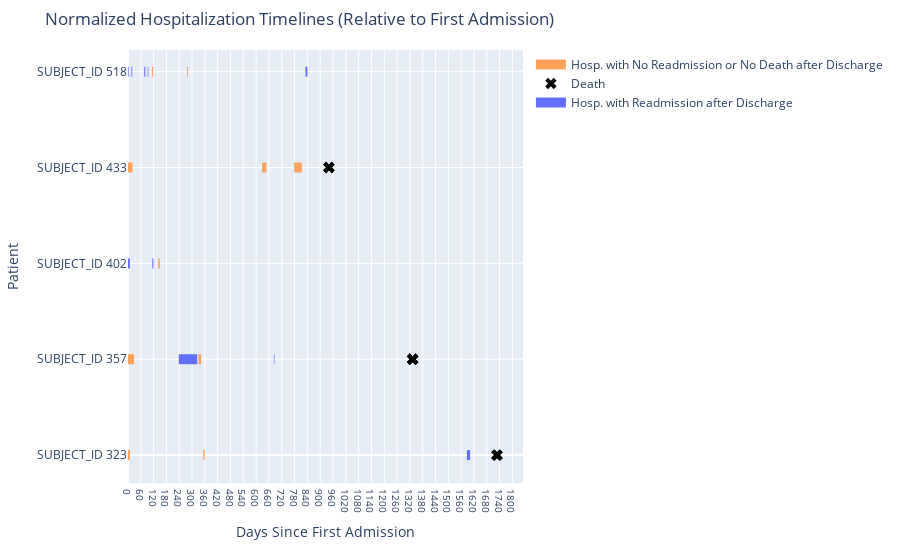

The notebook cell this image was saved under:
### Markdown cell above
### Inspect Patient History

### Code cell
subject_id = 433
plot_patients_hospitalizations(
    all_events_patient_plot_df,
    subject_ids=[323, 357, 402, 433, 518],
    additional_hover_cols=[
        "EVENT_TYPE",
        "DAYS_UNTIL_NEXT_HOSPITALIZATION",
        "TYPES_COMORBIDITIES",
        "ADMISSION_TYPE",
        "TOTAL_HOSPITALIZATIONS",
    ],
    color_map=event_type_color_map,
    color_col="EVENT_TYPE",
)
mask = all_events_df["SUBJECT_ID"] == subject_id
all_events_df[mask]

### Figure 1 — Plotly figure (JSON) as saved in the notebook; plotly's stock layout.template omitted (floating-point values rounded to 4 significant figures)
{"data": [{"hoverinfo": "text", "line": {"color": "#FFA15A", "width": 10}, "mode": "lines", "name": "Hosp. with No Readmission or No Death after Discharge", "showlegend": true, "text": "Patient ID: 323<br>Relative Day: 0 to 9<br>Admit: 2115-05-17 21:06:00<br>Discharge: 2115-05-27 13:30:00<br>EVENT_TYPE: Hosp. with No Readmission or No Death after Discharge<br>DAYS_UNTIL_NEXT_HOSPITALIZATION: 342.40069444444447<br>TYPES_COMORBIDITIES: ['myocardial_infarct', 'other', 'diabetes_with_cc', 'congestive_heart_failure', 'renal_disease']<br>ADMISSION_TYPE: EMERGENCY<br>TOTAL_HOSPITALIZATIONS: 4", "type": "scatter", "x": [0, 9], "y": [0, 0]}, {"hoverinfo": "text", "marker": {"color": "black", "size": 10, "symbol": "x"}, "mode": "markers", "name": "Death", "showlegend": true, "text": "Death: 2120-02-09 00:00:00", "type": "scatter", "x": [1728], "y": [0]}, {"hoverinfo": "text", "line": {"color": "#FFA15A", "width": 10}, "mode": "lines", "name": "Hosp. with No Readmission or No Death after Discharge", "showlegend": false, "text": "Patient ID: 323<br>Relative Day: 352 to 359<br>Admit: 2116-05-03 23:07:00<br>Discharge: 2116-05-11 13:37:00<br>EVENT_TYPE: Hosp. with No Readmission or No Death after Discharge<br>DAYS_UNTIL_NEXT_HOSPITALIZATION: 1228.2895833333334<br>TYPES_COMORBIDITIES: ['other', 'congestive_heart_failure', 'diabetes_with_cc', 'renal_disease']<br>ADMISSION_TYPE: EMERGENCY<br>TOTAL_HOSPITALIZATIONS: 4", "type": "scatter", "x": [352, 359], "y": [0, 0]}, {"hoverinfo": "text", "marker": {"color": "black", "size": 10, "symbol": "x"}, "mode": "markers", "name": "Death", "showlegend": false, "text": "Death: 2120-02-09 00:00:00", "type": "scatter", "x": [1728], "y": [0]}, {"hoverinfo": "text", "line": {"color": "#636EFA", "width": 10}, "mode": "lines", "name": "Hosp. with Readmission after Discharge", "showlegend": true, "text": "Patient ID: 323<br>Relative Day: 1587 to 1602<br>Admit: 2119-09-21 20:34:00<br>Discharge: 2119-10-06 18:50:00<br>EVENT_TYPE: Hosp. with Readmission after Discharge<br>DAYS_UNTIL_NEXT_HOSPITALIZATION: 96.87222222222222<br>TYPES_COMORBIDITIES: ['other', 'congestive_heart_failure', 'diabetes_with_cc', 'peripheral_vascular_disease']<br>ADMISSION_TYPE: EMERGENCY<br>TOTAL_HOSPITALIZATIONS: 4", "type": "scatter", "x": [1587, 1602], "y": [0, 0]}, {"hoverinfo": "text", "marker": {"color": "black", "size": 10, "symbol": "x"}, "mode": "markers", "name": "Death", "showlegend": false, "text": "Death: 2120-02-09 00:00:00", "type": "scatter", "x": [1728], "y": [0]}, {"hoverinfo": "text", "line": {"color": "#FFA15A", "width": 10}, "mode": "lines", "name": "Hosp. with No Readmission or No Death after Discharge", "showlegend": false, "text": "Patient ID: 357<br>Relative Day: 0 to 28<br>Admit: 2197-12-06 07:13:00<br>Discharge: 2198-01-03 14:00:00<br>EVENT_TYPE: Hosp. with No Readmission or No Death after Discharge<br>DAYS_UNTIL_NEXT_HOSPITALIZATION: 210.6173611111111<br>TYPES_COMORBIDITIES: ['other', 'mild_liver_disease', 'congestive_heart_failure', 'diabetes_without_cc', 'severe_liver_disease']<br>ADMISSION_TYPE: EMERGENCY<br>TOTAL_HOSPITALIZATIONS: 5", "type": "scatter", "x": [0, 28], "y": [1, 1]}, {"hoverinfo": "text", "marker": {"color": "black", "size": 10, "symbol": "x"}, "mode": "markers", "name": "Death", "showlegend": false, "text": "Death: 2201-08-02 00:00:00", "type": "scatter", "x": [1333], "y": [1]}, {"hoverinfo": "text", "line": {"color": "#636EFA", "width": 10}, "mode": "lines", "name": "Hosp. with Readmission after Discharge", "showlegend": false, "text": "Patient ID: 357<br>Relative Day: 238 to 324<br>Admit: 2198-08-02 04:49:00<br>Discharge: 2198-10-26 14:55:00<br>EVENT_TYPE: Hosp. with Readmission after Discharge<br>DAYS_UNTIL_NEXT_HOSPITALIZATION: 6.320138888888889<br>TYPES_COMORBIDITIES: ['other', 'malignant_cancer', 'mild_liver_disease', 'diabetes_without_cc', 'severe_liver_disease']<br>ADMISSION_TYPE: EMERGENCY<br>TOTAL_HOSPITALIZATIONS: 5", "type": "scatter", "x": [238, 324], "y": [1, 1]}, {"hoverinfo": "text", "marker": {"color": "black", "size": 10, "symbol": "x"}, "mode": "markers", "name": "Death", "showlegend": false, "text": "Death: 2201-08-02 00:00:00", "type": "scatter", "x": [1333], "y": [1]}, {"hoverinfo": "text", "line": {"color": "#FFA15A", "width": 10}, "mode": "lines", "name": "Hosp. with No Readmission or No Death after Discharge", "showlegend": false, "text": "Patient ID: 357<br>Relative Day: 330 to 343<br>Admit: 2198-11-01 22:36:00<br>Discharge: 2198-11-14 14:20:00<br>EVENT_TYPE: Hosp. with No Readmission or No Death after Discharge<br>DAYS_UNTIL_NEXT_HOSPITALIZATION: 339.90625<br>TYPES_COMORBIDITIES: ['other', 'malignant_cancer', 'mild_liver_disease', 'congestive_heart_failure', 'diabetes_without_cc']<br>ADMISSION_TYPE: EMERGENCY<br>TOTAL_HOSPITALIZATIONS: 5", "type": "scatter", "x": [330, 343], "y": [1, 1]}, {"hoverinfo": "text", "marker": {"color": "black", "size": 10, "symbol": "x"}, "mode": "markers", "name": "Death", "showlegend": false, "text": "Death: 2201-08-02 00:00:00", "type": "scatter", "x": [1333], "y": [1]}, {"hoverinfo": "text", "line": {"color": "#636EFA", "width": 10}, "mode": "lines", "name": "Hosp. with Readmission after Discharge", "showlegend": false, "text": "Patient ID: 357<br>Relative Day: 683 to 686<br>Admit: 2199-10-20 12:05:00<br>Discharge: 2199-10-23 17:30:00<br>EVENT_TYPE: Hosp. with Readmission after Discharge<br>DAYS_UNTIL_NEXT_HOSPITALIZATION: 59.21319444444444<br>TYPES_COMORBIDITIES: ['other', 'malignant_cancer', 'mild_liver_disease', 'congestive_heart_failure', 'diabetes_without_cc']<br>ADMISSION_TYPE: EMERGENCY<br>TOTAL_HOSPITALIZATIONS: 5", "type": "scatter", "x": [683, 686], "y": [1, 1]}, {"hoverinfo": "text", "marker": {"color": "black", "size": 10, "symbol": "x"}, "mode": "markers", "name": "Death", "showlegend": false, "text": "Death: 2201-08-02 00:00:00", "type": "scatter", "x": [1333], "y": [1]}, {"hoverinfo": "text", "line": {"color": "#636EFA", "width": 10}, "mode": "lines", "name": "Hosp. with Readmission after Discharge", "showlegend": false, "text": "Patient ID: 402<br>Relative Day: 0 to 9<br>Admit: 2154-12-31 15:47:00<br>Discharge: 2155-01-10 13:45:00<br>EVENT_TYPE: Hosp. with Readmission after Discharge<br>DAYS_UNTIL_NEXT_HOSPITALIZATION: 104.97708333333333<br>TYPES_COMORBIDITIES: ['other', 'chronic_pulmonary_disease', 'rheumatic_disease', 'congestive_heart_failure', 'diabetes_without_cc']<br>ADMISSION_TYPE: EMERGENCY<br>TOTAL_HOSPITALIZATIONS: 4", "type": "scatter", "x": [0, 9], "y": [2, 2]}, {"hoverinfo": "text", "line": {"color": "#636EFA", "width": 10}, "mode": "lines", "name": "Hosp. with Readmission after Discharge", "showlegend": false, "text": "Patient ID: 402<br>Relative Day: 114 to 119<br>Admit: 2155-04-25 13:12:00<br>Discharge: 2155-04-30 13:25:00<br>EVENT_TYPE: Hosp. with Readmission after Discharge<br>DAYS_UNTIL_NEXT_HOSPITALIZATION: 22.50208333333333<br>TYPES_COMORBIDITIES: ['other', 'chronic_pulmonary_disease', 'rheumatic_disease', 'congestive_heart_failure', 'diabetes_without_cc']<br>ADMISSION_TYPE: EMERGENCY<br>TOTAL_HOSPITALIZATIONS: 4", "type": "scatter", "x": [114, 119], "y": [2, 2]}, {"hoverinfo": "text", "line": {"color": "#FFA15A", "width": 10}, "mode": "lines", "name": "Hosp. with No Readmission or No Death after Discharge", "showlegend": false, "text": "Patient ID: 402<br>Relative Day: 142 to 149<br>Admit: 2155-05-23 01:28:00<br>Discharge: 2155-05-29 15:55:00<br>EVENT_TYPE: Hosp. with No Readmission or No Death after Discharge<br>DAYS_UNTIL_NEXT_HOSPITALIZATION: 532.1680555555555<br>TYPES_COMORBIDITIES: ['other', 'diabetes_without_cc', 'chronic_pulmonary_disease', 'rheumatic_disease']<br>ADMISSION_TYPE: EMERGENCY<br>TOTAL_HOSPITALIZATIONS: 4", "type": "scatter", "x": [142, 149], "y": [2, 2]}, {"hoverinfo": "text", "line": {"color": "#FFA15A", "width": 10}, "mode": "lines", "name": "Hosp. with No Readmission or No Death after Discharge", "showlegend": false, "text": "Patient ID: 433<br>Relative Day: 0 to 21<br>Admit: 2162-01-18 11:32:00<br>Discharge: 2162-02-08 18:55:00<br>EVENT_TYPE: Hosp. with No Readmission or No Death after Discharge<br>DAYS_UNTIL_NEXT_HOSPITALIZATION: 606.8722222222221<br>TYPES_COMORBIDITIES: ['other', 'congestive_heart_failure']<br>ADMISSION_TYPE: EMERGENCY<br>TOTAL_HOSPITALIZATIONS: 4", "type": "scatter", "x": [0, 21], "y": [3, 3]}, {"hoverinfo": "text", "marker": {"color": "black", "size": 10, "symbol": "x"}, "mode": "markers", "name": "Death", "showlegend": false, "text": "Death: 2164-08-17 00:00:00", "type": "scatter", "x": [941], "y": [3]}, {"hoverinfo": "text", "line": {"color": "#FFA15A", "width": 10}, "mode": "lines", "name": "Hosp. with No Readmission or No Death after Discharge", "showlegend": false, "text": "Patient ID: 433<br>Relative Day: 628 to 648<br>Admit: 2163-10-08 15:51:00<br>Discharge: 2163-10-28 19:52:00<br>EVENT_TYPE: Hosp. with No Readmission or No Death after Discharge<br>DAYS_UNTIL_NEXT_HOSPITALIZATION: 130.04375000000002<br>TYPES_COMORBIDITIES: ['other', 'congestive_heart_failure', 'renal_disease']<br>ADMISSION_TYPE: EMERGENCY<br>TOTAL_HOSPITALIZATIONS: 4", "type": "scatter", "x": [628, 648], "y": [3, 3]}, {"hoverinfo": "text", "marker": {"color": "black", "size": 10, "symbol": "x"}, "mode": "markers", "name": "Death", "showlegend": false, "text": "Death: 2164-08-17 00:00:00", "type": "scatter", "x": [941], "y": [3]}, {"hoverinfo": "text", "line": {"color": "#FFA15A", "width": 10}, "mode": "lines", "name": "Hosp. with No Readmission or No Death after Discharge", "showlegend": false, "text": "Patient ID: 433<br>Relative Day: 778 to 814<br>Admit: 2164-03-06 20:55:00<br>Discharge: 2164-04-11 11:50:00<br>EVENT_TYPE: Hosp. with No Readmission or No Death after Discharge<br>DAYS_UNTIL_NEXT_HOSPITALIZATION: 124.23055555555555<br>TYPES_COMORBIDITIES: ['other', 'congestive_heart_failure', 'mild_liver_disease', 'renal_disease']<br>ADMISSION_TYPE: EMERGENCY<br>TOTAL_HOSPITALIZATIONS: 4", "type": "scatter", "x": [778, 814], "y": [3, 3]}, {"hoverinfo": "text", "marker": {"color": "black", "size": 10, "symbol": "x"}, "mode": "markers", "name": "Death", "showlegend": false, "text": "Death: 2164-08-17 00:00:00", "type": "scatter", "x": [941], "y": [3]}, {"hoverinfo": "text", "line": {"color": "#636EFA", "width": 10}, "mode": "lines", "name": "Hosp. with Readmission after Discharge", "showlegend": false, "text": "Patient ID: 518<br>Relative Day: 0 to 3<br>Admit: 2109-03-26 16:14:00<br>Discharge: 2109-03-29 18:30:00<br>EVENT_TYPE: Hosp. with Readmission after Discharge<br>DAYS_UNTIL_NEXT_HOSPITALIZATION: 13.522222222222224<br>TYPES_COMORBIDITIES: ['other', 'aids', 'diabetes_without_cc', 'renal_disease']<br>ADMISSION_TYPE: EMERGENCY<br>TOTAL_HOSPITALIZATIONS: 9", "type": "scatter", "x": [0, 3], "y": [4, 4]}, {"hoverinfo": "text", "line": {"color": "#636EFA", "width": 10}, "mode": "lines", "name": "Hosp. with Readmission after Discharge", "showlegend": false, "text": "Patient ID: 518<br>Relative Day: 16 to 20<br>Admit: 2109-04-12 07:02:00<br>Discharge: 2109-04-15 17:30:00<br>EVENT_TYPE: Hosp. with Readmission after Discharge<br>DAYS_UNTIL_NEXT_HOSPITALIZATION: 56.911111111111104<br>TYPES_COMORBIDITIES: ['aids', 'other', 'diabetes_with_cc', 'congestive_heart_failure', 'renal_disease']<br>ADMISSION_TYPE: EMERGENCY<br>TOTAL_HOSPITALIZATIONS: 9", "type": "scatter", "x": [16, 20], "y": [4, 4]}, {"hoverinfo": "text", "line": {"color": "#636EFA", "width": 10}, "mode": "lines", "name": "Hosp. with Readmission after Discharge", "showlegend": false, "text": "Patient ID: 518<br>Relative Day: 76 to 81<br>Admit: 2109-06-11 15:22:00<br>Discharge: 2109-06-16 11:30:00<br>EVENT_TYPE: Hosp. with Readmission after Discharge<br>DAYS_UNTIL_NEXT_HOSPITALIZATION: 10.71875<br>TYPES_COMORBIDITIES: ['aids', 'other', 'diabetes_with_cc', 'chronic_pulmonary_disease', 'renal_disease']<br>ADMISSION_TYPE: EMERGENCY<br>TOTAL_HOSPITALIZATIONS: 9", "type": "scatter", "x": [76, 81], "y": [4, 4]}, {"hoverinfo": "text", "line": {"color": "#636EFA", "width": 10}, "mode": "lines", "name": "Hosp. with Readmission after Discharge", "showlegend": false, "text": "Patient ID: 518<br>Relative Day: 92 to 95<br>Admit: 2109-06-27 04:45:00<br>Discharge: 2109-06-29 17:00:00<br>EVENT_TYPE: Hosp. with Readmission after Discharge<br>DAYS_UNTIL_NEXT_HOSPITALIZATION: 7.617361111111111<br>TYPES_COMORBIDITIES: ['aids', 'other', 'diabetes_with_cc', 'congestive_heart_failure', 'renal_disease']<br>ADMISSION_TYPE: EMERGENCY<br>TOTAL_HOSPITALIZATIONS: 9", "type": "scatter", "x": [92, 95], "y": [4, 4]}, {"hoverinfo": "text", "line": {"color": "#636EFA", "width": 10}, "mode": "lines", "name": "Hosp. with Readmission after Discharge", "showlegend": false, "text": "Patient ID: 518<br>Relative Day: 102 to 104<br>Admit: 2109-07-07 07:49:00<br>Discharge: 2109-07-09 12:16:00<br>EVENT_TYPE: Hosp. with Readmission after Discharge<br>DAYS_UNTIL_NEXT_HOSPITALIZATION: 7.670138888888889<br>TYPES_COMORBIDITIES: ['aids', 'other', 'diabetes_with_cc', 'congestive_heart_failure', 'renal_disease']<br>ADMISSION_TYPE: EMERGENCY<br>TOTAL_HOSPITALIZATIONS: 9", "type": "scatter", "x": [102, 104], "y": [4, 4]}, {"hoverinfo": "text", "line": {"color": "#FFA15A", "width": 10}, "mode": "lines", "name": "Hosp. with No Readmission or No Death after Discharge", "showlegend": false, "text": "Patient ID: 518<br>Relative Day: 112 to 118<br>Admit: 2109-07-17 04:21:00<br>Discharge: 2109-07-22 20:17:00<br>EVENT_TYPE: Hosp. with No Readmission or No Death after Discharge<br>DAYS_UNTIL_NEXT_HOSPITALIZATION: 159.7423611111111<br>TYPES_COMORBIDITIES: ['aids', 'other', 'congestive_heart_failure', 'diabetes_without_cc', 'renal_disease']<br>ADMISSION_TYPE: EMERGENCY<br>TOTAL_HOSPITALIZATIONS: 9", "type": "scatter", "x": [112, 118], "y": [4, 4]}, {"hoverinfo": "text", "line": {"color": "#FFA15A", "width": 10}, "mode": "lines", "name": "Hosp. with No Readmission or No Death after Discharge", "showlegend": false, "text": "Patient ID: 518<br>Relative Day: 277 to 281<br>Admit: 2109-12-29 14:06:00<br>Discharge: 2110-01-01 17:45:00<br>EVENT_TYPE: Hosp. with No Readmission or No Death after Discharge<br>DAYS_UNTIL_NEXT_HOSPITALIZATION: 550.86875<br>TYPES_COMORBIDITIES: ['other', 'diabetes_with_cc', 'renal_disease']<br>ADMISSION_TYPE: EMERGENCY<br>TOTAL_HOSPITALIZATIONS: 9", "type": "scatter", "x": [277, 281], "y": [4, 4]}, {"hoverinfo": "text", "line": {"color": "#636EFA", "width": 10}, "mode": "lines", "name": "Hosp. with Readmission after Discharge", "showlegend": false, "text": "Patient ID: 518<br>Relative Day: 831 to 840<br>Admit: 2111-07-06 14:36:00<br>Discharge: 2111-07-14 19:30:00<br>EVENT_TYPE: Hosp. with Readmission after Discharge<br>DAYS_UNTIL_NEXT_HOSPITALIZATION: 68.85416666666667<br>TYPES_COMORBIDITIES: ['other', 'diabetes_with_cc', 'renal_disease']<br>ADMISSION_TYPE: EMERGENCY<br>TOTAL_HOSPITALIZATIONS: 9", "type": "scatter", "x": [831, 840], "y": [4, 4]}], "layout": {"height": 550, "hovermode": "closest", "margin": {"b": 50, "l": 50, "r": 50, "t": 50}, "showlegend": true, "title": {"text": "Normalized Hospitalization Timelines (Relative to First Admission)"}, "xaxis": {"dtick": 60, "tickfont": {"size": 10}, "tickformat": "%Y-%m-%d", "tickmode": "linear", "title": {"text": "Days Since First Admission"}}, "yaxis": {"tickmode": "array", "ticktext": ["SUBJECT_ID 323", "SUBJECT_ID 357", "SUBJECT_ID 402", "SUBJECT_ID 433", "SUBJECT_ID 518"], "tickvals": [0, 1, 2, 3, 4], "title": {"text": "Patient"}}}}
